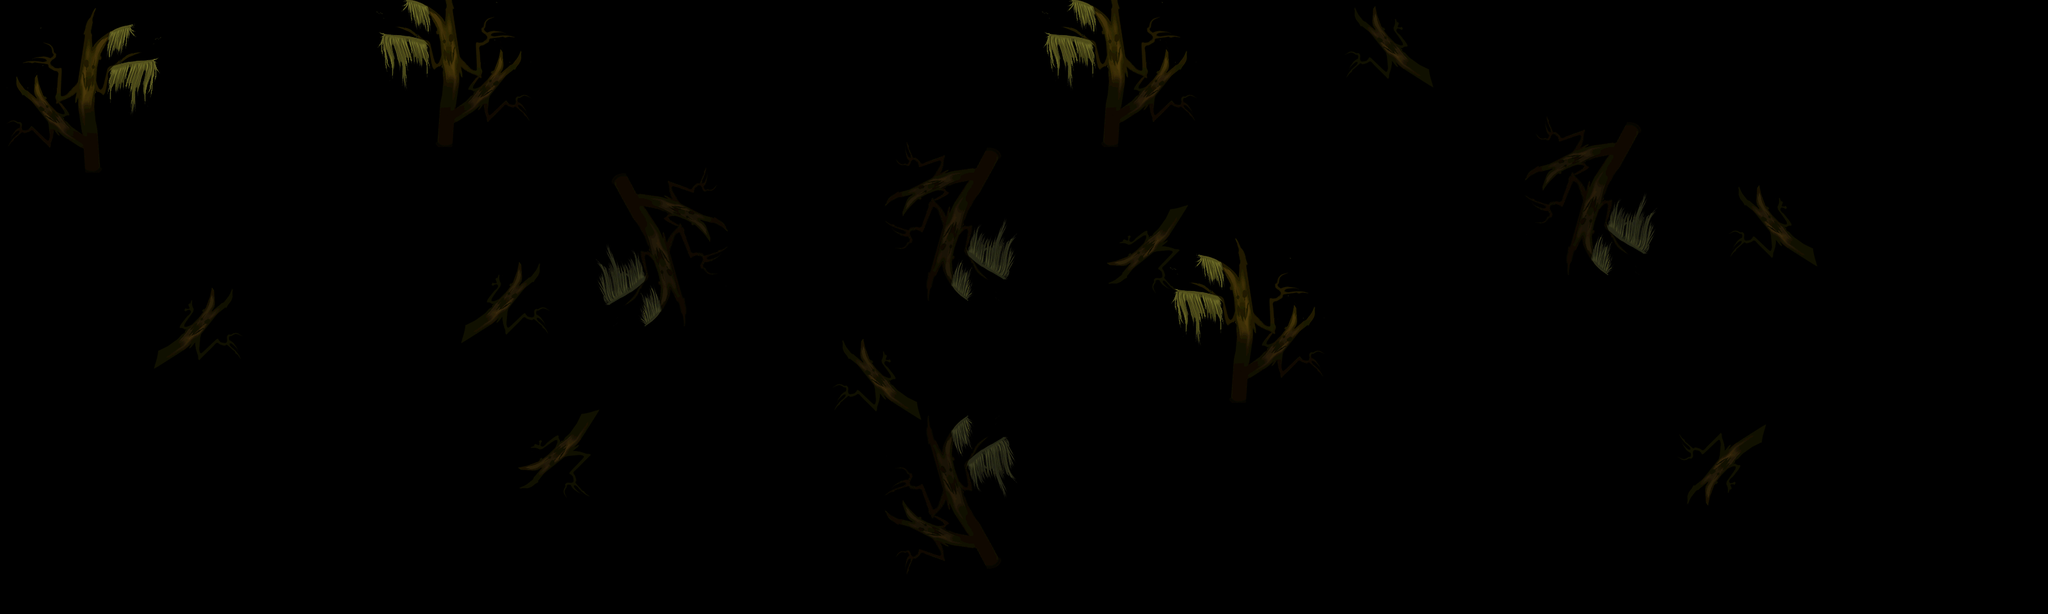

A level layout from a 2D game, rendered from its tile map. Below: a short description, then the map file with tile-grid data replaced by summaries:
An orthogonal 80x24 tile map with 40x40 px tiles, 2 tile layers (land1, land2).

<map version="1.0" orientation="orthogonal" width="80" height="24" tilewidth="40" tileheight="40">
 <tileset firstgid="1" name="b-jinjing" tilewidth="40" tileheight="40">
  <image source="b-jinjing.png" width="1447" height="440" />
 </tileset>
 <layer name="land1" width="80" height="24">
  <data>[1920 cells, 530 non-empty, 144 distinct tile ids]</data>
 </layer>
 <layer name="land2" width="80" height="24">
  <data>[1920 cells, 154 non-empty, 42 distinct tile ids]</data>
 </layer>
</map>
